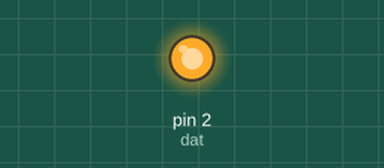
Recording of a sketch running on a simulated Arduino Uno, built with avr-gcc and run on an emulated ATmega328P. On the bench: output pins drawn as LEDs (lit = HIGH). Pins used as bus, display or sensor lines are not drawn.

Above: at 0.1 s.
Timing chart, 0 to 1.6 s (numbered marks = the images above):
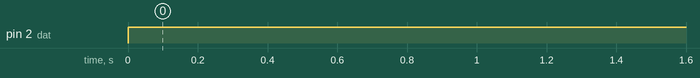

Measured:
- by itself, pin 2 (dat): LOW → HIGH at 0.00 s

The sketch:

in-18_test.ino
```cpp
int dat=2;
int strobe=1;
int clk=0;

void setup() {
  pinMode(dat, OUTPUT);
  pinMode(strobe, OUTPUT);
  pinMode(clk, OUTPUT);

  digitalWrite (dat, 0);
  digitalWrite (strobe, 0);
  digitalWrite (clk, 0);

}

void loop() {
  // put your main code here, to run repeatedly:
     for (int i = 19; i >= 0; i--)
   {
       digitalWrite(dat, 1);
       digitalWrite(clk, HIGH);
       delay (1);
       digitalWrite(clk, LOW);
       delay (1);
   }
   // Turn on the outputs
   digitalWrite(strobe, HIGH);
   delay (1);
   digitalWrite(strobe, LOW);
}
```
